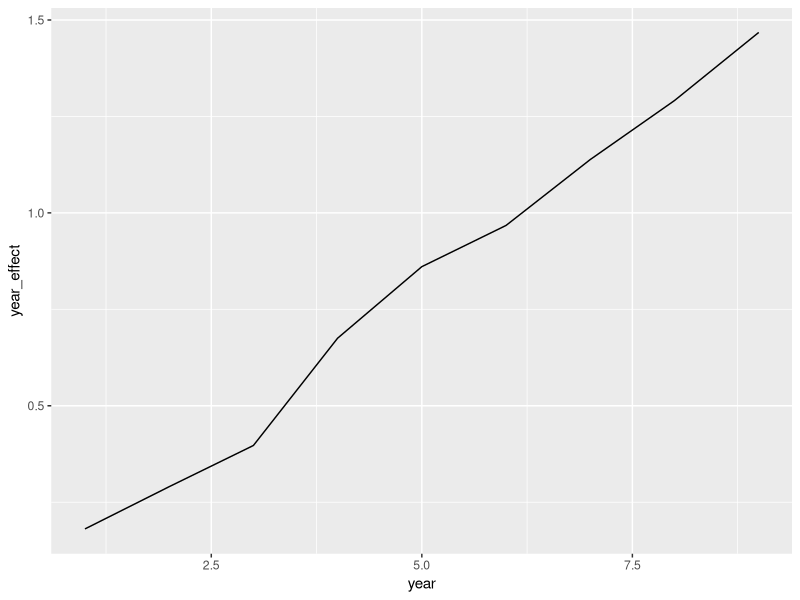
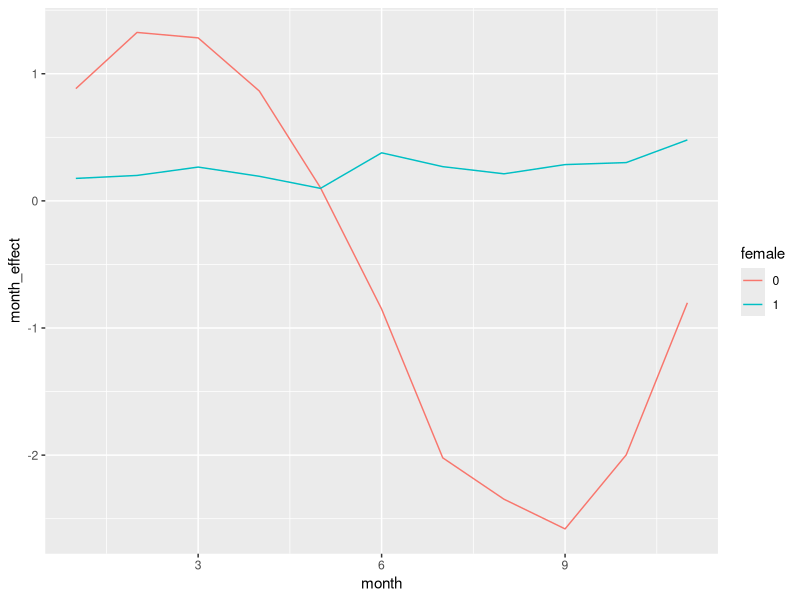
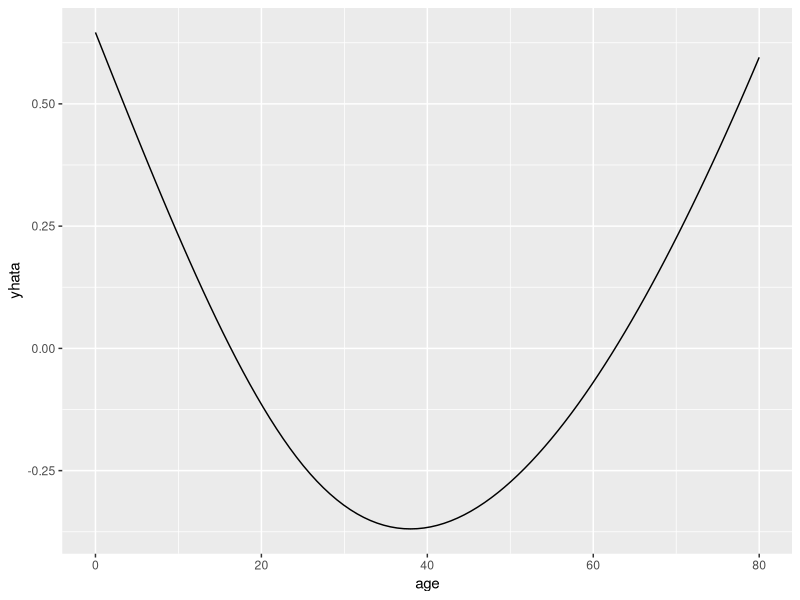

Write the R code that produced these figures, in order.
library(dplyr)
library(splines)
library(purrr)
library(ggplot2)
library(stringr)

# Generate different types of covariates.
n = 2000
d = seq(0, 9.9, length.out=n)
month = floor((d * 12) %% 12)
year = floor(d)
female = as.integer(runif(n, 0, 1) < 1/2)
age = runif(n, 0, 80)

# Generate an outcome.  The mean structure is log-linear, with a month x female
# interaction.
monthx = sin(2*pi*d)
yearx = d / 3
logey = -1 + monthx + 0.5*yearx - monthx*(2*female-1) + ((age - 40) / 40)**2
ey = exp(logey)
y = rpois(lambda=ey, n=n)

df = data.frame(month=month, year=year, female=female, age=age, y=y)
df$month = as.factor(df$month)
df$year = as.factor(df$year)

# Fit three Poisson models and compare using AIC.
m1 = glm(y ~ month + year + female + bs(age, 5), family=poisson(), data=df)
m2 = glm(y ~ month*female + year + bs(age, 5), family=poisson(), data=df)
m3 = glm(y ~ (month + year)*female + bs(age, 5), family=poisson(), data=df)
mm = list(m1, m2, m3)
cat("AIC of three Poisson models:\n")
cat(map_dbl(mm, AIC))
cat("\n\n")

# Fit three quasi-Poisson models and consider their scale (dispersion) parameters.
# Note that the correct model (or models that contain it) have scale parameters close to 1.
qm1 = glm(y ~ month + year + female + bs(age, 5), family=quasipoisson(), data=df)
qm2 = glm(y ~ month*female + year + bs(age, 5), family=quasipoisson(), data=df)
qm3 = glm(y ~ (month + year)*female + bs(age, 5), family=quasipoisson(), data=df)
qm = list(qm1, qm2, qm3)
scales = map_dbl(qm, function(x)summary(x)$dispersion)
cat("Scale parameters:\n")
cat(scales)
cat("\n\n")

# Compare the three quasi-GLM models using the quasi-AIC (QAIC).
s = scales[3] # Scale of the parent model
llf = map_dbl(mm, function(m)as.numeric(logLik(m)))
degf = map_dbl(qm, function(m)length(coef(m)))
cat("QAIC for three quasi-Poisson models:\n")
qaic = -2*llf/s + 2*degf
cat(qaic)
cat("\n\n")

pdf("basic_regression.pdf")

# Plot the year effects, note that these are relative to the reference
# year.
p2 = coef(m2)
ii = str_detect(names(p2), "year")
dp = data.frame(year_effect=p2[ii], year=seq(sum(ii)))
p = ggplot(dp, aes(x=year, y=year_effect)) + geom_line()
print(p)

# Plot the month effects for females and males, note that these are relative
# to the reference month.
i1 = str_detect(names(p2), "month[0-9]*$")
i2 = str_detect(names(p2), "month[0-9]*:")
dp1 = data.frame(female=0, month_effect=p2[i1], month=seq(sum(i1)))
dp2 = data.frame(female=1, month_effect=p2[i1]+p2[i2], month=seq(sum(i2)))
dp = rbind(dp1, dp2)
dp$female = as.factor(dp$female)
p = ggplot(dp, aes(x=month, y=month_effect, color=female)) + geom_line()
print(p)

# Plot the age effects
dfx = df[1:100, ]
dfx$age = levels(df$year)[1]
dfx$month = levels(df$month)[1]
dfx$female = 0
dfx$age = seq(0, 80, length.out=100)
df$w = 1
dfx$w = 0
dfz = rbind(df, dfx)
qm2x = glm(y ~ month*female + year + bs(age, 5), family=quasipoisson(), weight=w, data=dfz)
yhat = predict(qm2x)
yhata = yhat[(length(yhat)-99):length(yhat)]
dp = data.frame(yhat=yhata, age=dfx$age)
p = ggplot(dp, aes(x=age, y=yhata)) + geom_line()
print(p)

dev.off()
